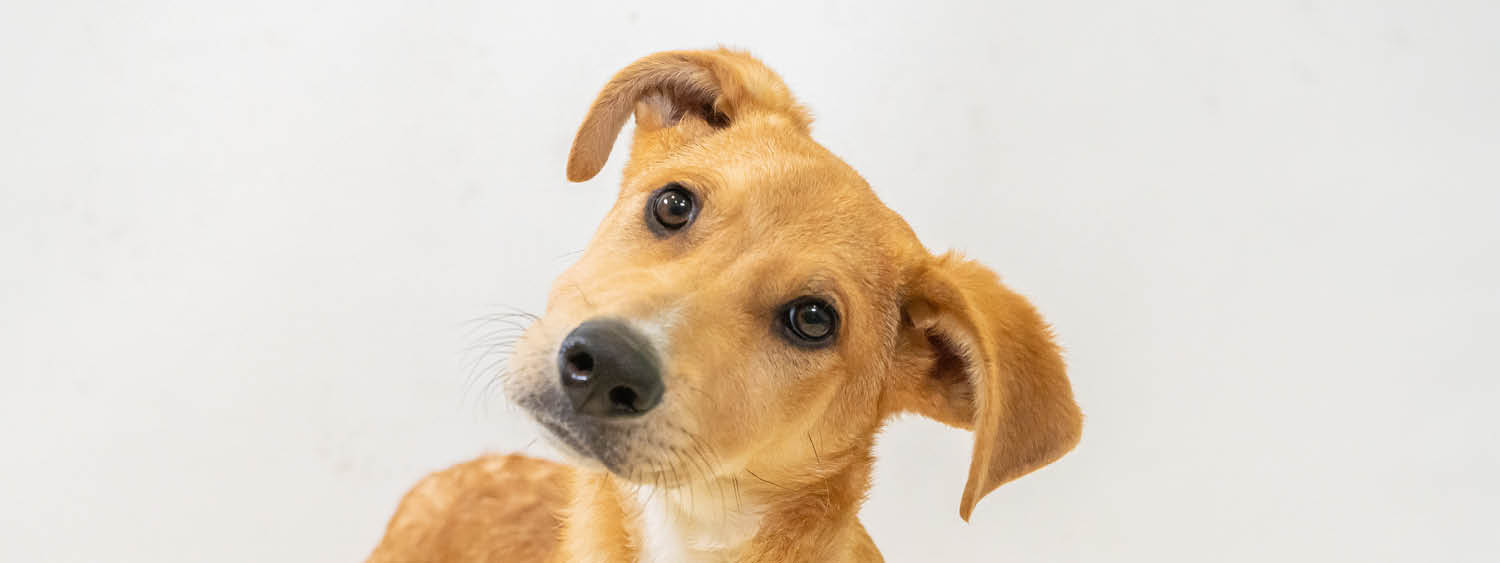
#> input picture worskhop-1/dog.jpg, 1500 x 563 px, found by its file name
$ jupyter execute task1.ipynb
#> lines starting #> are read from the running program, lines starting #| are printed output that depends on the picture
[cell 1]
import numpy as np
from PIL import Image
import matplotlib.pyplot as plt

[cell 2]
image = Image.open("/content/dog.jpg").convert("L")
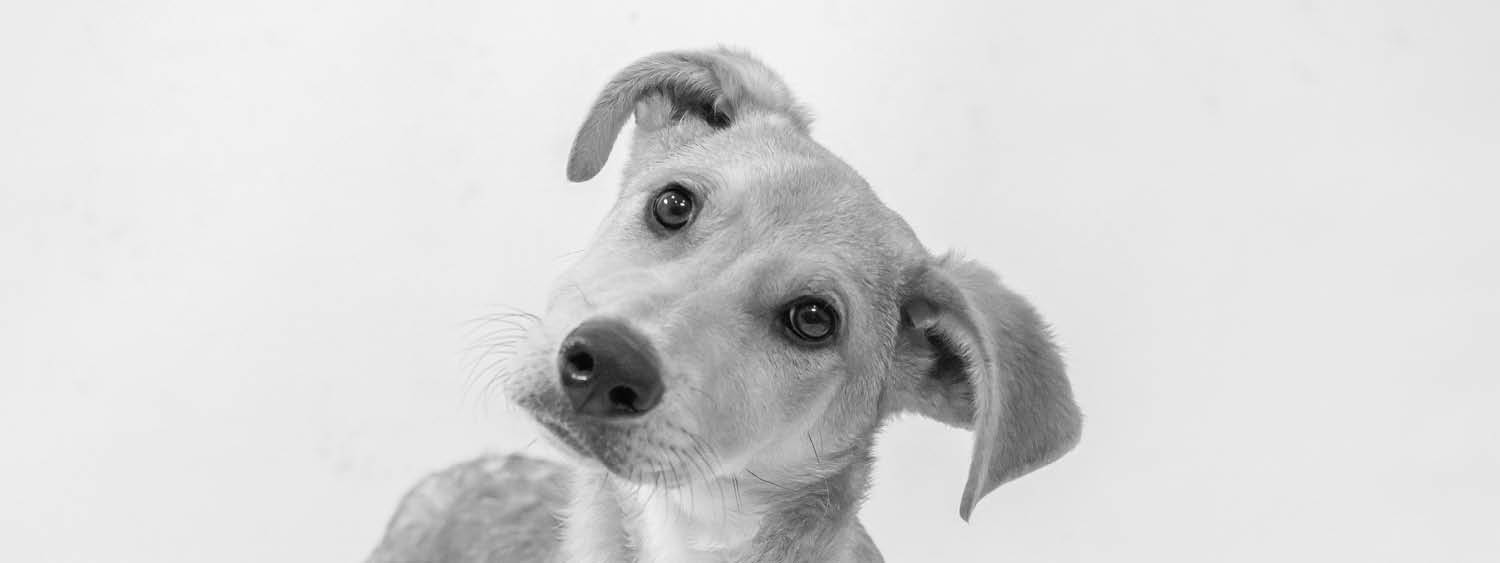
#> image: PIL image 1500x563 L; min 0, max 254, mean 214.7
image_array = np.array(image)
height, width = image_array.shape
#> height = 563; width = 1500
data = image_array.reshape(height, width)

[cell 3]
mean = np.mean(data, axis=0)
#> mean = 1500 values, max 237.5 at index 213, min 159.5 at index 796, mean 214.7
centred_data = data - mean
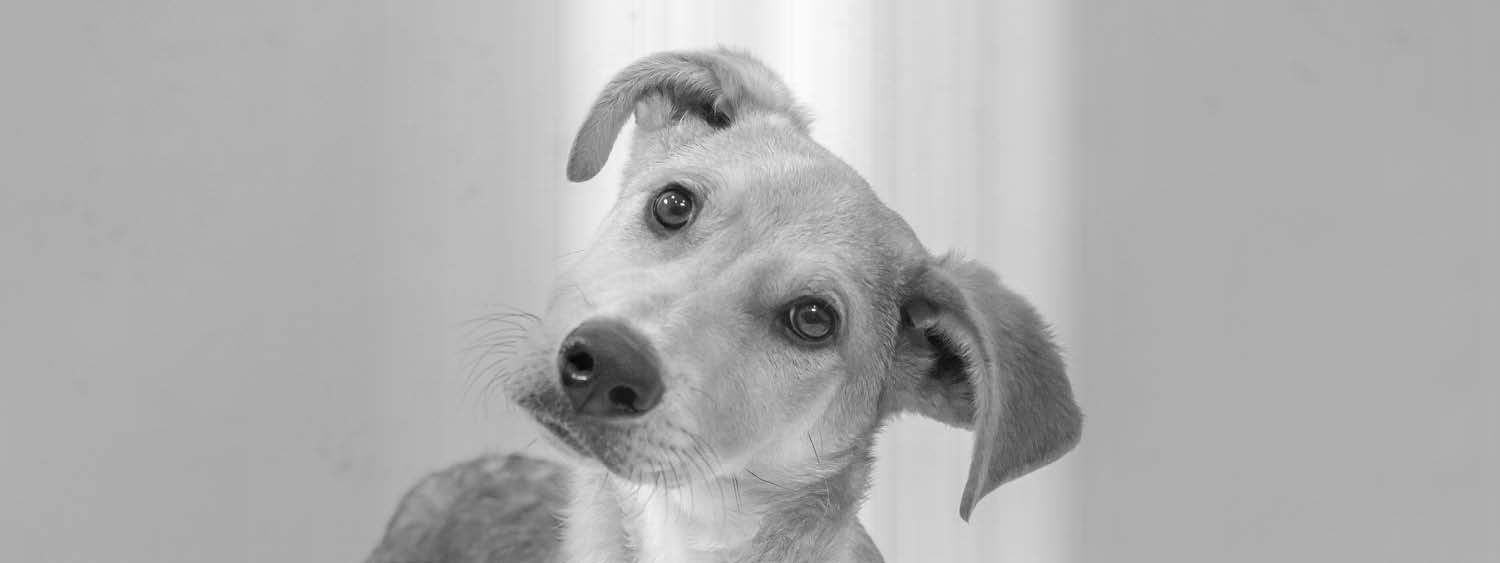
#> centred_data: shape (563, 1500) float64; min -187.5, max 86.09, mean 0; drawn with min black and max white

[cell 4]
cov_matrix = np.cov(centred_data, rowvar=False)
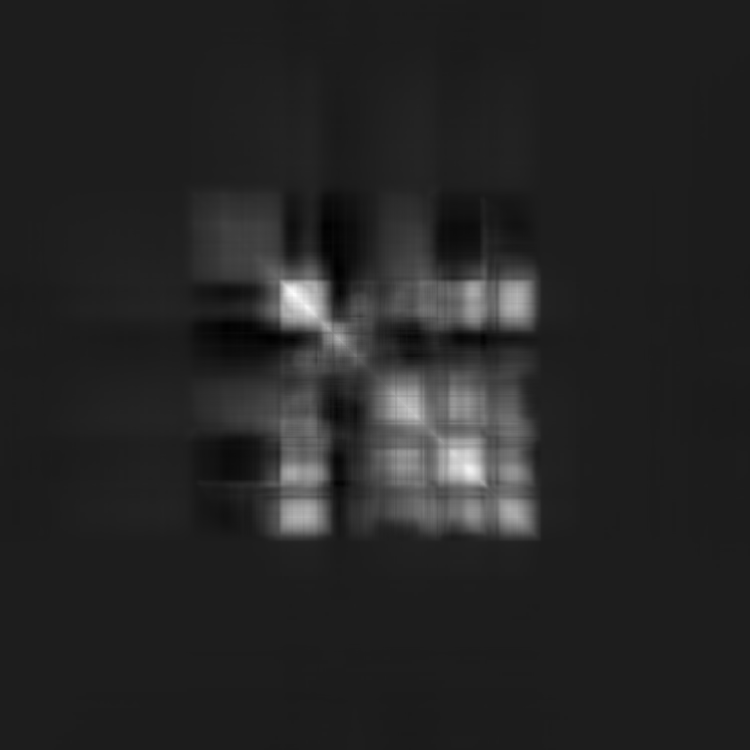
#> cov_matrix: shape (1500, 1500) float64 (shown at 1/2 size); min -581, max 4518.9, mean 170.3; drawn with min black and max white

[cell 5]
eigenvalues, eigenvectors = np.linalg.eigh(cov_matrix)
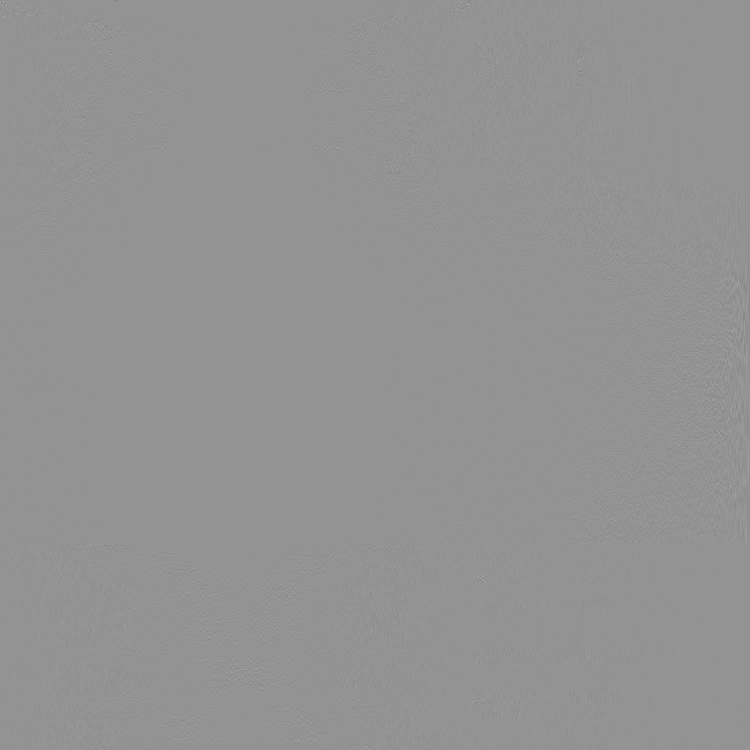
#> eigenvectors: shape (1500, 1500) float64 (shown at 1/2 size); min -0.988, max 0.724, mean -1.08e-05; drawn with min black and max white
#> eigenvalues = 1500 values from -1.82e-10 to 731680
sorted_indices = np.argsort(eigenvalues)[::-1]
#> sorted_indices = 1500 values, max 1499 at index 0, min 0 at index 1499, mean 749.5
eigenvalues = eigenvalues[sorted_indices]
#> eigenvalues = 1500 values, max 731680 at index 0, min -1.82e-10 at index 1499, mean 978.1
eigenvectors = eigenvectors[:, sorted_indices]

[cell 6]
explained_variance_ratio = eigenvalues / np.sum(eigenvalues)
#> explained_variance_ratio = 1500 values, max 0.499 at index 0, min -1.24e-16 at index 1499, mean 0.000667
plt.plot(np.cumsum(explained_variance_ratio))
plt.title("Cumulative Explained Variance")
plt.xlabel("Number of Principal Components")
plt.ylabel("Cumulative Explained Variance Ratio")
plt.grid()
plt.show()
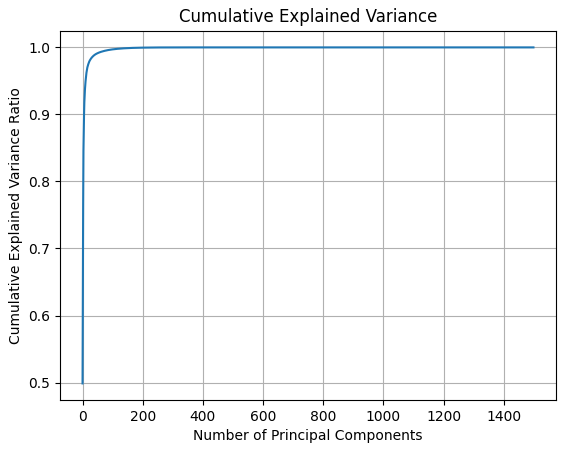
#> figure drawn by matplotlib, 1 panel; curve peaks at x = 560, y = 1

[cell 7]
k = 50
components = eigenvectors[:, :k]
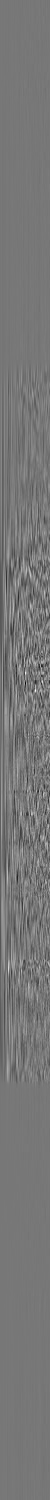
#> components: shape (1500, 50) float64; min -0.234, max 0.265, mean -0.00048; drawn with min black and max white

[cell 8]
compressed_data = np.dot(centred_data, components)
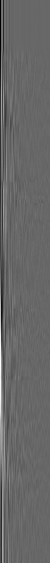
#> compressed_data: shape (563, 50) float64; min -1148.2, max 1674, mean 0; drawn with min black and max white
compressed_image = compressed_data.reshape(height, k)

[cell 9]
decompressed_data = np.dot(compressed_data, components.T) + mean
decompressed_image = decompressed_data.reshape(height, width)

[cell 10]
plt.figure(figsize=(10, 5))
plt.subplot(1, 3, 1)
plt.imshow(image_array, cmap="gray")
plt.title("Original Image")
plt.axis("off")

plt.subplot(1, 3, 2)
plt.imshow(compressed_image, cmap="gray", aspect="auto")
plt.title(f"Compressed Image (k={k})")
plt.axis("off")

plt.subplot(1, 3, 3)
plt.imshow(decompressed_image, cmap="gray")
plt.title("Decompressed Image")
plt.axis("off")

plt.tight_layout()
plt.show()
